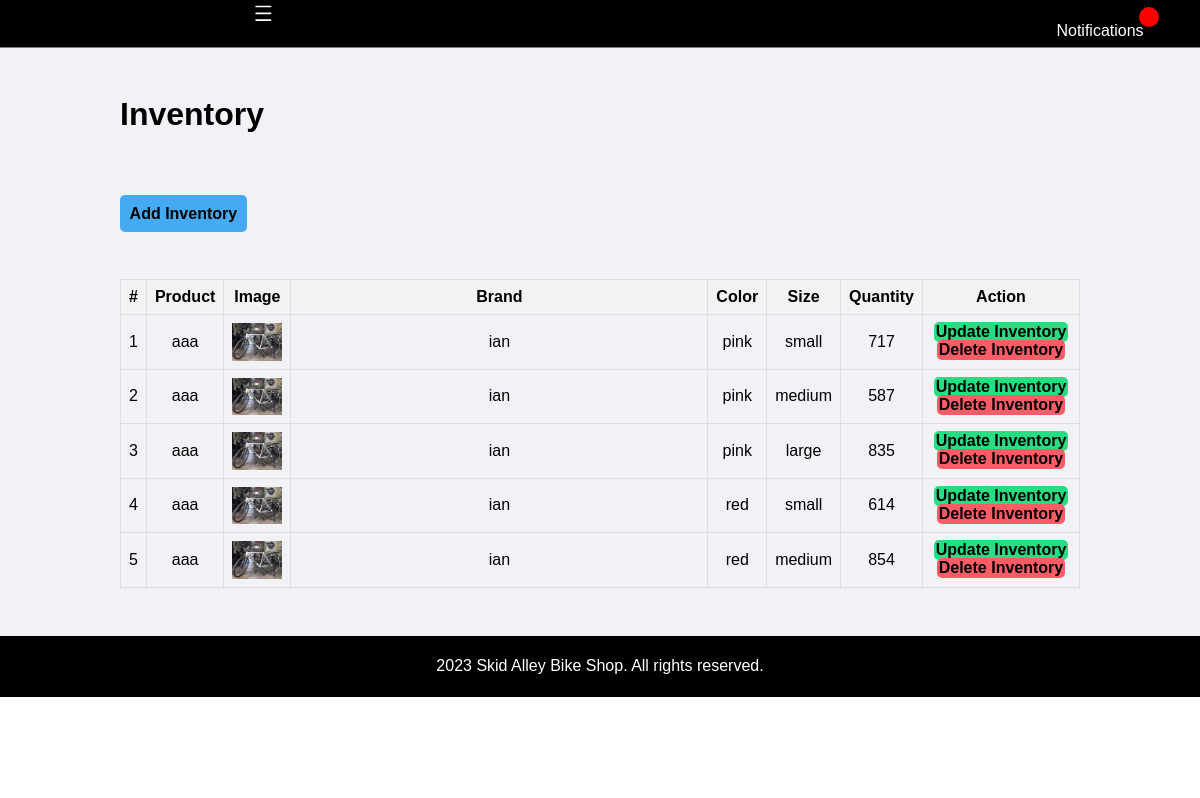
The app's page /admin/inventory.php (signed in), older data.
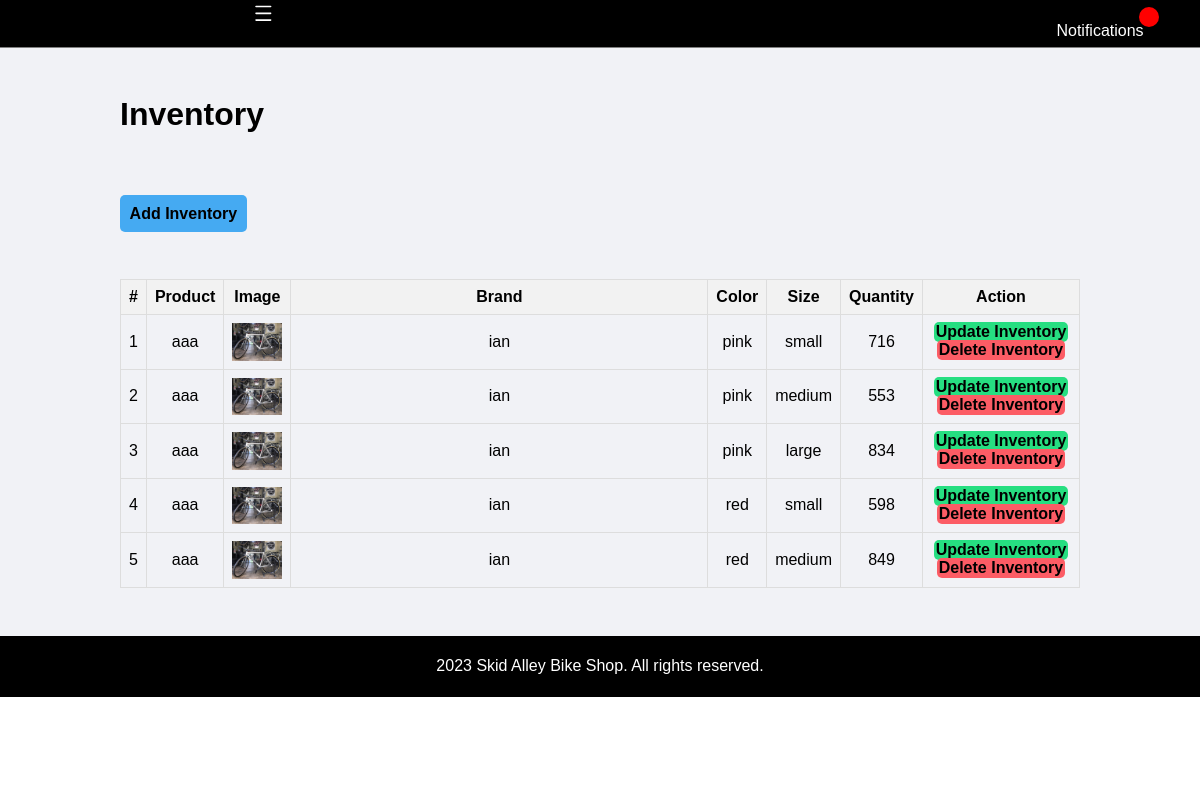
The same page, newer data.
### tables this page shows
CREATE TABLE `stock_list` (
  `id` int(10) NOT NULL,
  `product_id` int(10) NOT NULL,
  `product_colors_sizes_id` int(10) NOT NULL,
  `quantity` float NOT NULL
);

CREATE TABLE `product_list` (
  `id` int(10) NOT NULL,
  `brand_id` int(11) NOT NULL,
  `category_id` int(11) NOT NULL,
  `name` varchar(250) NOT NULL,
  `models` varchar(250) NOT NULL,
  `description` varchar(250) NOT NULL,
  `price` float NOT NULL,
  `status` tinyint(1) NOT NULL DEFAULT 1,
  `image_path` text NOT NULL,
  `delete_flag` tinyint(1) NOT NULL
);

CREATE TABLE `brand_list` (
  `id` int(10) UNSIGNED NOT NULL,
  `name` varchar(50) NOT NULL,
  `image_path` text NOT NULL,
  `delete_flag` tinyint(1) NOT NULL,
  `status` tinyint(1) NOT NULL
);

CREATE TABLE `product_colors_sizes` (
  `id` int(11) NOT NULL,
  `product_id` int(11) DEFAULT NULL,
  `color` varchar(255) DEFAULT NULL,
  `size` varchar(255) DEFAULT NULL
);

### admin/inventory.php (the view, shortened to what this page needs)
<?php include('partials/menu.php'); ?>
<div class="main-content">
    <div class="wrapper">
        <h1>Inventory</h1>
        <br/><br/>
        <br/><br/>
        <a href="<?php echo SITEURL; ?>admin/add-inventory.php" class="btn-primary">Add Inventory</a>
        <br/><br/><br/>
        <table class="tbl-full">
    <tr>
        <th>#</th>
        <th>Product</th>
        <th>Image</th>
        <th>Brand</th>
        <th>Color</th>
        <th>Size</th>
        <th>Quantity</th>
        <th>Action</th>
    </tr>
    <?php
  $sql = "SELECT sl.id, sl.quantity, sl.product_id, pcs.color AS product_color, pcs.size AS product_size
  FROM stock_list sl
  INNER JOIN product_colors_sizes pcs ON sl.product_colors_sizes_id = pcs.id
  ORDER BY pcs.color ASC";
    $res = mysqli_query($conn, $sql);
    $count = mysqli_num_rows($res);
    $sn = 1;
    if ($count > 0) {
        while ($row = mysqli_fetch_assoc($res)) {
            $id = $row['id'];
            $quantity = $row['quantity'];
            $product_id = $row['product_id'];
            $product_color = $row['product_color'];
            $product_size = $row['product_size'];
            $product_sql = "SELECT p.name AS product_name, p.image_path AS product_image, b.name AS brand_name
                            FROM product_list p
                            INNER JOIN brand_list b ON p.brand_id = b.id
                            WHERE p.id = $product_id";
            $product_result = mysqli_query($conn, $product_sql);
            if ($product_result && mysqli_num_rows($product_result) > 0) {
                $product_row = mysqli_fetch_assoc($product_result);
                $product_name = $product_row['product_name'];
                $brand_name = $product_row['brand_name'];
                $product_image = $product_row['product_image'];
            } else {
                $product_name = "<div class='error'>Product Not Found</div>";
                $brand_name = "<div class='error'>Brand Not Found</div>";
                $product_image = "";
            }
            ?>
            <tr>
                <td><?php echo $sn++; ?></td>
                <td><?php echo $product_name;?></td>
                <td>
                <?php
                    if (!empty($product_image)) {
                        echo "<img src='" . SITEURL . "images/bike/" . $product_image . "' width='50px' alt='Product Image'> ";
                    }
                    else{
                    }
                    ?>
                </td>
                <td><?php echo $brand_name ?></td>
                <td><?php echo $product_color ?></td>
                <td><?php echo $product_size ?></td>
                <td><?php echo $quantity ?></td>
                <td>
                    <a href="<?php echo SITEURL; ?>admin/update-inventory.php?id=<?php echo $id; ?>" class='btn-secondary'>Update Inventory</a>
                    <a href="<?php echo SITEURL; ?>admin/delete-inventory.php?id=<?php echo $id; ?>" class="btn-third">Delete Inventory</a>
                </td>
            </tr>
            <?php
        }
    } else {
        ?>
        <tr>
            <td colspan='4'><div class='error'>No Brand Added.</div></td>
        </tr>
        <?php
    }
    ?>
</table>
    </div>
</div>
<?php include('partials/footer.php') ?>

Row changes from the older to the newer data that the page shows:
changed stock_list (number 1 of 5 on the later page): quantity "717" → "716"
changed stock_list (number 2 of 5 on the later page): quantity "587" → "553"
changed stock_list "large": quantity "835" → "834"
changed stock_list (number 4 of 5 on the later page): quantity "614" → "598"
changed stock_list (number 5 of 5 on the later page): quantity "854" → "849"
